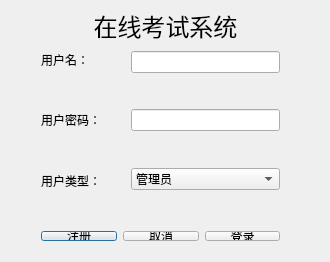
<?xml version="1.0" encoding="UTF-8"?>
<ui version="4.0">
 <class>login</class>
 <widget class="QDialog" name="login">
  <property name="geometry">
   <rect>
    <x>0</x>
    <y>0</y>
    <width>330</width>
    <height>262</height>
   </rect>
  </property>
  <property name="windowTitle">
   <string>登陆</string>
  </property>
  <widget class="QLabel" name="label">
   <property name="geometry">
    <rect>
     <x>10</x>
     <y>0</y>
     <width>311</width>
     <height>51</height>
    </rect>
   </property>
   <property name="text">
    <string>&lt;!DOCTYPE HTML PUBLIC &quot;-//W3C//DTD HTML 4.0//EN&quot; &quot;http://www.w3.org/TR/REC-html40/strict.dtd&quot;&gt;
&lt;html&gt;&lt;head&gt;&lt;meta name=&quot;qrichtext&quot; content=&quot;1&quot; /&gt;&lt;style type=&quot;text/css&quot;&gt;
p, li { white-space: pre-wrap; }
&lt;/style&gt;&lt;/head&gt;&lt;body style=&quot; font-family:'.SF NS Text'; font-size:13pt; font-weight:400; font-style:normal;&quot;&gt;
&lt;table border=&quot;0&quot; style=&quot;-qt-table-type: root; margin-top:4px; margin-bottom:4px; margin-left:4px; margin-right:4px;&quot;&gt;
&lt;tr&gt;
&lt;td style=&quot;border: none;&quot;&gt;
&lt;p align=&quot;center&quot; style=&quot; margin-top:0px; margin-bottom:0px; margin-left:0px; margin-right:0px; -qt-block-indent:0; text-indent:0px;&quot;&gt;&lt;span style=&quot; font-family:'Ubuntu'; font-size:18pt;&quot;&gt;在线考试系统&lt;/span&gt;&lt;/p&gt;&lt;/td&gt;&lt;/tr&gt;&lt;/table&gt;&lt;/body&gt;&lt;/html&gt;</string>
   </property>
  </widget>
  <widget class="QWidget" name="horizontalLayoutWidget_4">
   <property name="geometry">
    <rect>
     <x>30</x>
     <y>220</y>
     <width>261</width>
     <height>32</height>
    </rect>
   </property>
   <layout class="QHBoxLayout" name="horizontalLayout_4">
    <item>
     <widget class="QPushButton" name="btnReg">
      <property name="text">
       <string>注册</string>
      </property>
     </widget>
    </item>
    <item>
     <widget class="QPushButton" name="btnQuit">
      <property name="text">
       <string>取消</string>
      </property>
     </widget>
    </item>
    <item>
     <widget class="QPushButton" name="btnOk">
      <property name="text">
       <string>登录</string>
      </property>
     </widget>
    </item>
   </layout>
  </widget>
  <widget class="QWidget" name="verticalLayoutWidget">
   <property name="geometry">
    <rect>
     <x>30</x>
     <y>40</y>
     <width>81</width>
     <height>161</height>
    </rect>
   </property>
   <layout class="QVBoxLayout" name="verticalLayout">
    <item>
     <widget class="QLabel" name="label_2">
      <property name="text">
       <string>用户名：  </string>
      </property>
     </widget>
    </item>
    <item>
     <spacer name="verticalSpacer">
      <property name="orientation">
       <enum>Qt::Vertical</enum>
      </property>
      <property name="sizeHint" stdset="0">
       <size>
        <width>20</width>
        <height>40</height>
       </size>
      </property>
     </spacer>
    </item>
    <item>
     <widget class="QLabel" name="label_3">
      <property name="text">
       <string>用户密码：</string>
      </property>
     </widget>
    </item>
    <item>
     <spacer name="verticalSpacer_2">
      <property name="orientation">
       <enum>Qt::Vertical</enum>
      </property>
      <property name="sizeHint" stdset="0">
       <size>
        <width>20</width>
        <height>40</height>
       </size>
      </property>
     </spacer>
    </item>
    <item>
     <widget class="QLabel" name="label_4">
      <property name="text">
       <string>用户类型：</string>
      </property>
     </widget>
    </item>
   </layout>
  </widget>
  <widget class="QWidget" name="verticalLayoutWidget_2">
   <property name="geometry">
    <rect>
     <x>120</x>
     <y>40</y>
     <width>171</width>
     <height>161</height>
    </rect>
   </property>
   <layout class="QVBoxLayout" name="verticalLayout_2">
    <item>
     <widget class="QLineEdit" name="leName"/>
    </item>
    <item>
     <spacer name="verticalSpacer_3">
      <property name="orientation">
       <enum>Qt::Vertical</enum>
      </property>
      <property name="sizeHint" stdset="0">
       <size>
        <width>20</width>
        <height>40</height>
       </size>
      </property>
     </spacer>
    </item>
    <item>
     <widget class="QLineEdit" name="lePwd">
      <property name="echoMode">
       <enum>QLineEdit::Password</enum>
      </property>
     </widget>
    </item>
    <item>
     <spacer name="verticalSpacer_4">
      <property name="orientation">
       <enum>Qt::Vertical</enum>
      </property>
      <property name="sizeHint" stdset="0">
       <size>
        <width>20</width>
        <height>40</height>
       </size>
      </property>
     </spacer>
    </item>
    <item>
     <widget class="QComboBox" name="cbxType">
      <item>
       <property name="text">
        <string>管理员</string>
       </property>
      </item>
      <item>
       <property name="text">
        <string>教师</string>
       </property>
      </item>
      <item>
       <property name="text">
        <string>学生</string>
       </property>
      </item>
     </widget>
    </item>
   </layout>
  </widget>
  <widget class="QLabel" name="tiplabel">
   <property name="geometry">
    <rect>
     <x>120</x>
     <y>200</y>
     <width>171</width>
     <height>16</height>
    </rect>
   </property>
   <property name="text">
    <string/>
   </property>
  </widget>
 </widget>
 <layoutdefault spacing="6" margin="11"/>
 <resources/>
 <connections/>
</ui>
